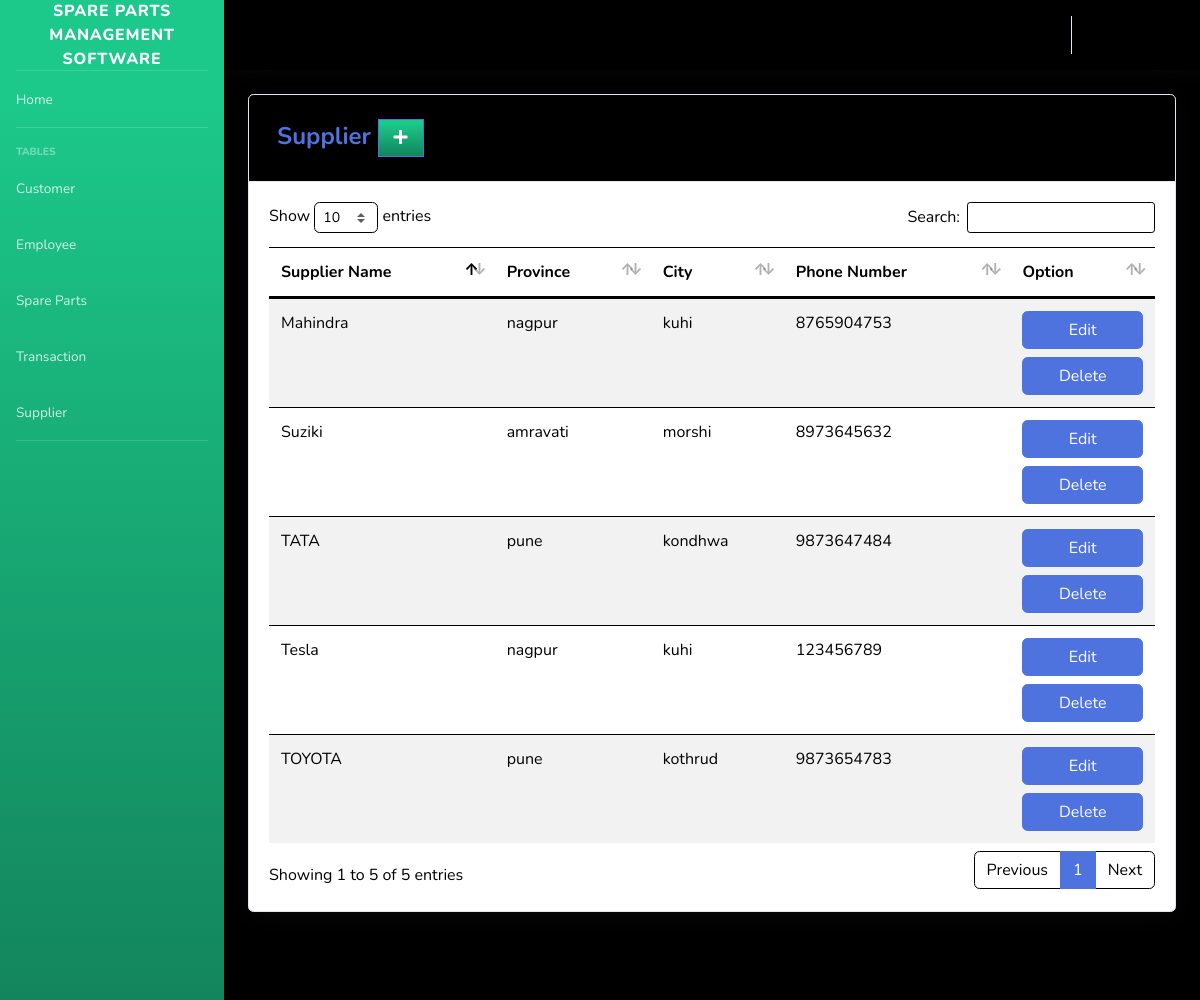
/pages/supplier.php (signed in), run on the app's committed database.
### tables this page shows
CREATE TABLE `supplier` (
  `SUPPLIER_ID` int(11) NOT NULL,
  `COMPANY_NAME` varchar(50) DEFAULT NULL,
  `LOCATION_ID` int(11) NOT NULL,
  `PHONE_NUMBER` varchar(11) DEFAULT NULL
);

CREATE TABLE `location` (
  `LOCATION_ID` int(11) NOT NULL,
  `PROVINCE` varchar(100) DEFAULT NULL,
  `CITY` varchar(100) DEFAULT NULL
);

### pages/supplier.php (the view, shortened to what this page needs)
<?php
include'../includes/connection.php';
include'../includes/sidebar.php';
?>
            <div class="card shadow mb-4">
            <div class="card-header py-3">
              <h4 class="m-2 font-weight-bold text-primary">Supplier&nbsp;<a  href="#" data-toggle="modal" data-target="#supplierModal" type="button" class="btn btn-primary bg-gradient-success" style="border-radius: 0px;"><i class="fas fa-fw fa-plus"></i></a></h4>
            </div>
            <div class="card-body">
              <div class="table-responsive">
                <table class="table table-striped" id="dataTable" width="100%" cellspacing="0">
               <thead>
                   <tr>
                       <th>Supplier Name</th>
                       <th>Province</th>
                       <th>City</th>
                       <th>Phone Number</th>
                       <th>Option</th>
                   </tr>
               </thead>
          <tbody>
<?php
    $query = 'SELECT SUPPLIER_ID, COMPANY_NAME, l.PROVINCE, l.CITY, PHONE_NUMBER FROM supplier s join location l on s.LOCATION_ID=l.LOCATION_ID';
        $result = mysqli_query($db, $query) or die (mysqli_error($db));
            while ($row = mysqli_fetch_assoc($result)) {
                echo '<tr>';
                echo '<td>'. $row['COMPANY_NAME'].'</td>';
                echo '<td>'. $row['PROVINCE'].'</td>';
                echo '<td>'. $row['CITY'].'</td>';
                echo '<td>'. $row['PHONE_NUMBER'].'</td>';
                      echo '<td align="right">
                                  <a type="button" class="btn btn-primary bg-gradient-primary btn-block" href="sup_edit.php?action=edit & id='.$row['SUPPLIER_ID']. '">
                                    </i> Edit
                                  </a>
								  <a type="button" class="btn btn-primary bg-gradient-primary btn-block" href="sup_del.php?action=del & id='.$row['SUPPLIER_ID']. '">
                                   </i> Delete
									</a>
                            </div>
                          </div> </td>';
                        }
?>
<?php
include'../includes/footer.php';
?>

### data on the page
supplier: COMPANY_NAME "TATA", LOCATION_ID.PROVINCE "pune", LOCATION_ID.CITY "kondhwa", PHONE_NUMBER "9873647484"
supplier: COMPANY_NAME "TOYOTA", LOCATION_ID.PROVINCE "pune", LOCATION_ID.CITY "kothrud", PHONE_NUMBER "9873654783"
supplier: COMPANY_NAME "Mahindra", LOCATION_ID.PROVINCE "nagpur", LOCATION_ID.CITY "kuhi", PHONE_NUMBER "8765904753"
supplier: COMPANY_NAME "Suziki", LOCATION_ID.PROVINCE "amravati", LOCATION_ID.CITY "morshi", PHONE_NUMBER "8973645632"
supplier: COMPANY_NAME "Tesla", LOCATION_ID.PROVINCE "nagpur", LOCATION_ID.CITY "kuhi", PHONE_NUMBER "123456789"
